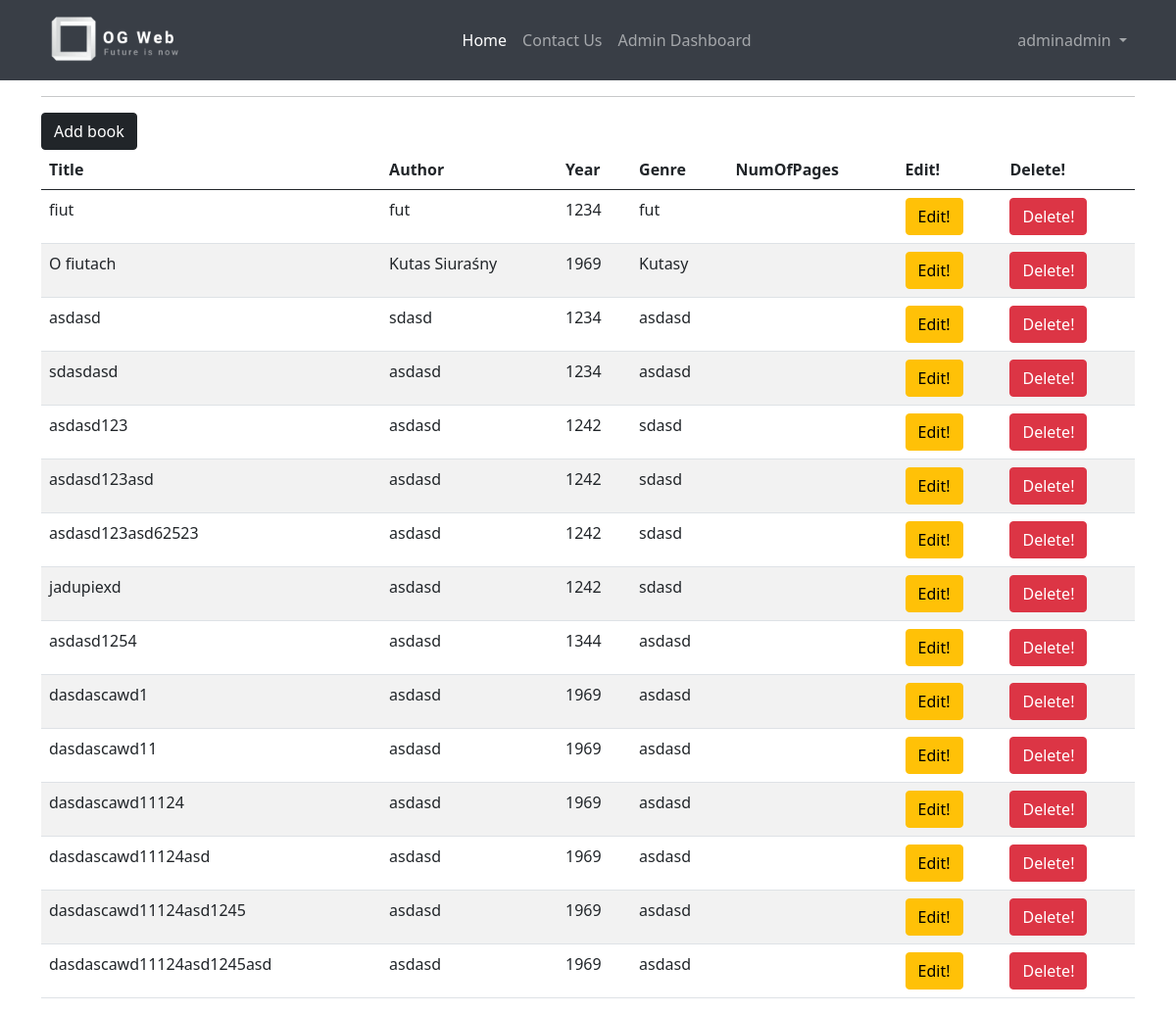
The page /admin_book (signed in) on the database as committed earlier.
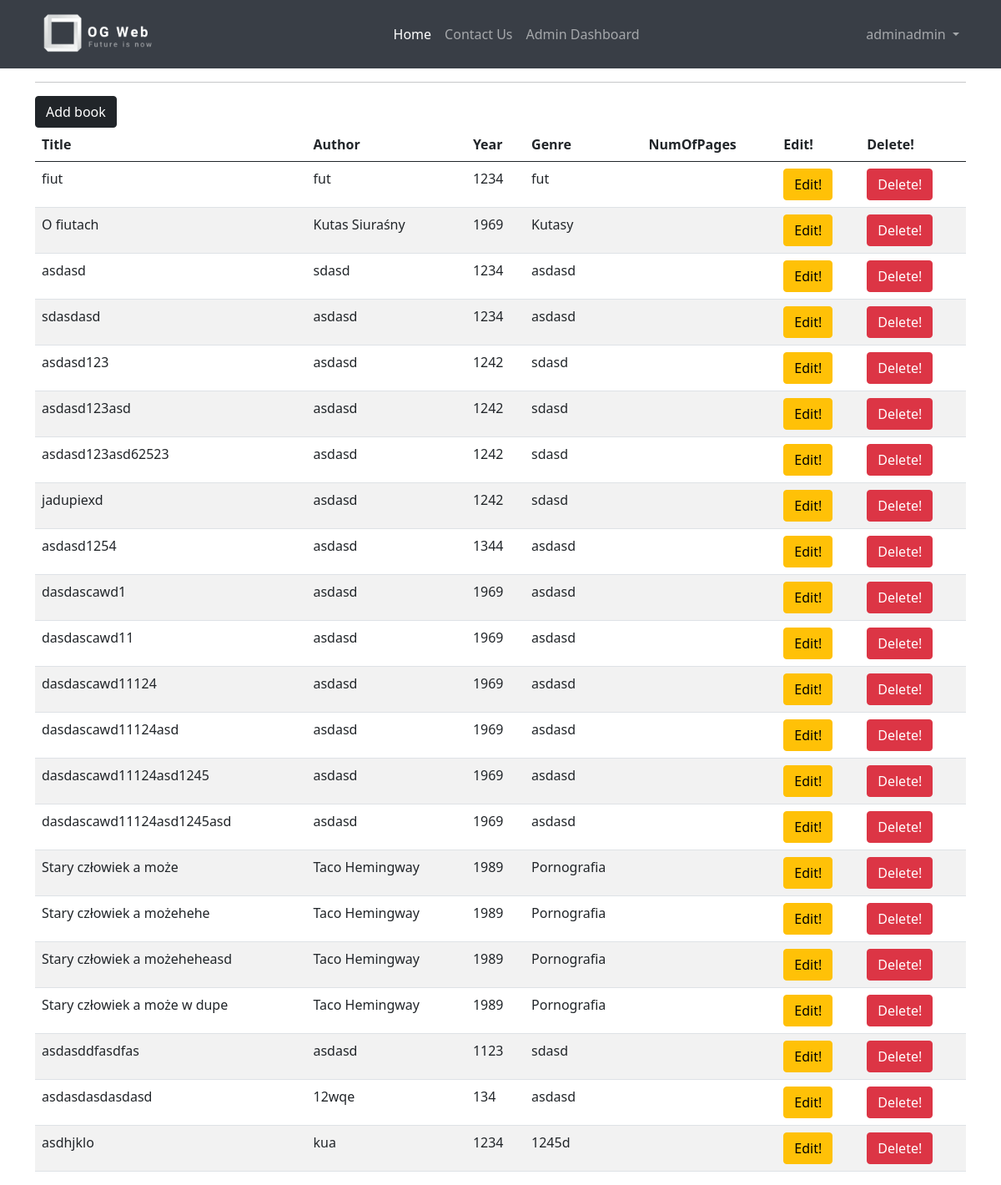
The same page on the database as committed later.
### app.py (models this page shows)
class User(db.Model, UserMixin):
    id = db.Column(db.Integer, primary_key=True, autoincrement=True)
    username = db.Column(db.String(15), unique=True, nullable=False)
    email = db.Column(db.String(50), unique=True, nullable=False)
    password = db.Column(db.String(80), nullable=False)
    name = db.Column(db.String(50), nullable=False)
    surname = db.Column(db.String(50), nullable=False)
    isAdmin = db.Column(db.Boolean, nullable=False , default=False)
    login_counter = db.Column(db.Integer, nullable=False , default=0)

class Book(db.Model):
    id = db.Column(db.Integer, primary_key=True, autoincrement=True)
    title = db.Column(db.String(50), unique=True, nullable=False)
    author = db.Column(db.String(50), nullable=False)
    year = db.Column(db.Integer, nullable=False)
    genre = db.Column(db.String(50), nullable=False)
    num_pages = db.Column(db.Integer, nullable=False)
    description = db.Column(db.String(500), nullable=False)

### app.py (the view)
@app.route('/admin_book', methods=['GET', 'POST'])
@login_required
def admin_book():
    if current_user.isAdmin:
        books = Book.query.all()
        return render_template('admin_book.html', books = books)
    else:
        return "You are not an admin"

### app.py (called while the page is built)
@login_menager.user_loader
def load_user(user_id):
    return User.query.get(int(user_id))

### templates/admin_book.html (shortened to what this page needs)
<!DOCTYPE html>
<html lang="en">
<head>
  <link href="https://cdn.jsdelivr.net/npm/bootstrap@5.0.2/dist/css/bootstrap.min.css" rel="stylesheet"
>
</head>
<body>
  <nav class="navbar navbar-expand-lg navbar-dark" style="background-color: #393e46">
    <div class="container">
      <a class="navbar-brand" href="#"><img src="{{  url_for('static', filename='img/logo_transparent.png') }}"
          alt="Logo" class="img-fluid" width="150px" height="100px" /></a>
      <div class="collapse navbar-collapse" id="navbarNavDropdown">
        <ul class="navbar-nav mx-auto">
          <li class="nav-item">
            <a class="nav-link active" href="{{ url_for('home') }}">Home</a>
          </li>
          <li class="nav-item">
            <a class="nav-link" href="#">Contact Us</a>
          </li>
          {% if current_user.isAdmin %}
          <li class="nav-item">
            <a class="nav-link" href="{{ url_for('admin_dashboard') }}">Admin Dashboard</a>
          </li>
          {% endif %}
        </ul>
        {% if current_user.is_authenticated %}
        <ul class="navbar-nav">
          <li class="nav-item dropdown">
            <a class="nav-link dropdown-toggle" href="#" id="navbarDropdownMenuLink" role="button"
              data-bs-toggle="dropdown" aria-expanded="false">
              {{ current_user.username }}
            </a>
          </li>
        </ul>
        {% else %}
        <div class="d-flex">
          <a class="btn btn-secondary" href="{{url_for('login')}}">Login</a> &nbsp;
          <a class="btn btn-secondary" href="{{url_for('register')}}">Register</a>
          <ul class="dropdown-menu">
        </div>
        {% endif %}
      </div>
    </div>
  </nav>
  <div class="container">
    <hr>
    <table class="table table-striped">
      <thead>
        <tr>
          <th scope="col">Title</th>
          <th scope="col">Author</th>
          <th scope="col">Year</th>
          <th scope="col">Genre</th>
          <th scope="col">NumOfPages</th>
          <th scope="col">Edit!</th>
          <th scope="col">Delete!</th>
        </tr>
      </thead>
      <tbody>
        <tr>
          {% for book in books %}
        <tr>
            <td> {{ book.title }}</td>
            <td> {{ book.author }}</td>
            <td> {{ book.year }}</td>
            <td> {{ book.genre }}</td>
            <td> {{ book.numOfPages }}</td>
            <td><a href="/edit_book/{{ book.id }}" class="btn btn-warning">Edit!</a></td>
            <td><a href="/delete_book/{{ book.id }}" class="btn btn-danger">Delete!</a></td>
        </tr>
        {% endfor %}
        </tr>
      </tbody>
      <a class="btn btn-dark" href="{{ url_for('add_book') }}" >Add book</a><br/>
    </table>
  </div>
</body>
</html>

Rows that differ between the two databases and show on the page:
added Book: title "Stary człowiek a może", author "Taco Hemingway", year "1989", genre "Pornografia"
added Book: title "Stary człowiek a możehehe", author "Taco Hemingway", year "1989", genre "Pornografia"
added Book: title "Stary człowiek a możeheheasd", author "Taco Hemingway", year "1989", genre "Pornografia"
added Book: title "Stary człowiek a może w dupe", author "Taco Hemingway", year "1989", genre "Pornografia"
added Book: title "asdasddfasdfas", author "asdasd", year "1123", genre "sdasd"
added Book: title "asdasdasdasdasd", author "12wqe", year "134", genre "asdasd"
added Book: title "asdhjklo", author "kua", year "1234", genre "1245d"
